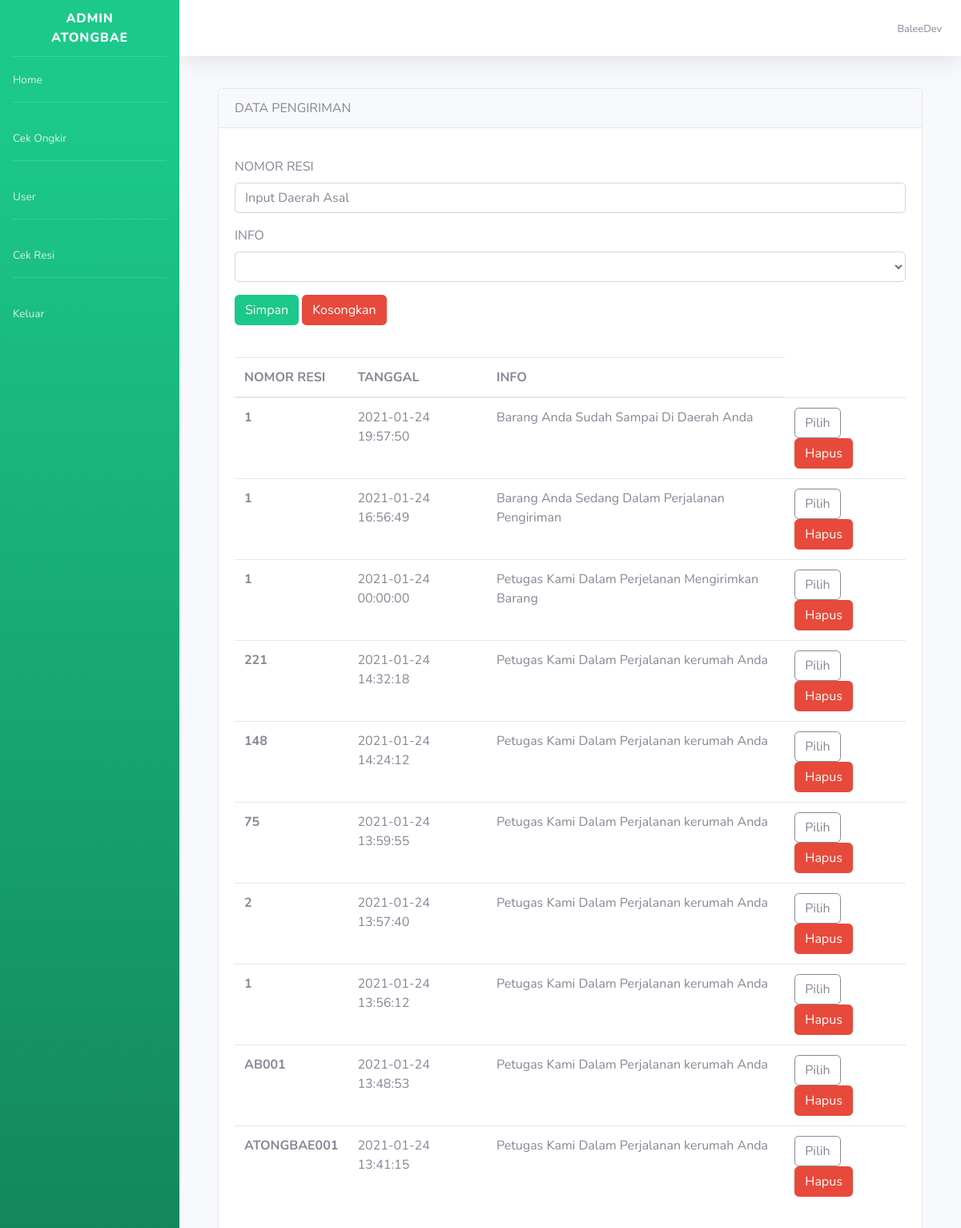
The app's page /cek_resi_beckend.php with its own data.
### tables this page shows
CREATE TABLE `tbl_lacak` (
  `Id_lacak` int(11) NOT NULL,
  `No_Resi` varchar(1000) NOT NULL,
  `Tanggal` datetime NOT NULL,
  `Info` varchar(255) NOT NULL
);

### cek_resi_beckend.php (the view, shortened to what this page needs)
<?php
include 'db.php';
$sql = 'SELECT * FROM tbl_lacak ORDER BY Id_lacak DESC';
$vLacak = mysqli_query($conn, $sql);
?>
<!DOCTYPE html>
<html lang="en">
<head>
    <link href="vendor/fontawesome-free/css/all.min.css" rel="stylesheet" type="text/css">
    <link href="./assets/css/admin.css" rel="stylesheet">
</head>
<body id="page-top">
    <div id="wrapper">
        <ul class="navbar-nav bg-gradient-success sidebar sidebar-dark accordion" id="accordionSidebar">
            <a class="sidebar-brand d-flex align-items-center justify-content-center" href="home.php">
                <div class="sidebar-brand-text mx-3">Admin AtongBae</sup></div>
            </a>
            <hr class="sidebar-divider my-0">
            <li class="nav-item">
                <a class="nav-link" href="admin.php">
                    <span>Home</span></a>
            </li>
            <hr class="sidebar-divider">
            <li class="nav-item">
                <a class="nav-link" href="cek_ongkir_backend.php">
                    <span>Cek Ongkir</span></a>
            </li>
            <hr class="sidebar-divider">
            <li class="nav-item">
                <a class="nav-link" href="user_backend.php">
                    <span>User</span></a>
            </li>
            <hr class="sidebar-divider">
            <li class="nav-item">
                <a class="nav-link" href="cek_resi_beckend.php">
                    <span>Cek Resi</span></a>
            </li>
            <hr class="sidebar-divider">
            <li class="nav-item">
                <a class="nav-link" href="logout.php">
                    <span>Keluar</span></a>
            </li>
        </ul>
        <div id="content-wrapper" class="d-flex flex-column">
            <div id="content">
                <nav class="navbar navbar-expand navbar-light bg-white topbar mb-4 static-top shadow">
                    <ul class="navbar-nav ml-auto">
                        <li class="nav-item dropdown no-arrow">
                            <span class="mr-2 d-none d-lg-inline text-gray-600 small">BaleeDev</span>
                        </li>
                    </ul>
                </nav>
                <div class="container-fluid">
                    <div class="d-sm-flex align-items-center justify-content-between mb-4">
                        <div class="container mt-3">
                            <div class="card">
                                <div class="card-header mb-3">
                                    DATA PENGIRIMAN
                                </div>
                                <div class="card-body">
                                    <form method="post" action="" enctype="multipart/form-data">
                                        <div class="form-group ">
                                            <label>NOMOR RESI</label>
                                            <input type="text" name="No_Resi" value="<?= @$vNR ?>" class="form-control" placeholder="Input Daerah Asal" required>
                                        </div>
                                        <div class="form-group">
                                            <label>INFO</label>
                                            <select class="form-control" name="Info">
                                                <option value="<?= @$vInfo ?>"><?= @$vInfo ?></option>
                                                <option value="Petugas Kami Dalam Perjalanan kerumah Anda">Petugas Kami Dalam Perjalanan kerumah Anda</option>
                                            </select>
                                        </div>
                                        <button type="submit" class="btn btn-success" name="bsimpan">Simpan</button>
                                        <button type="reset" class="btn btn-danger" name="breset">Kosongkan</button>
                                    </form>
                                </div>
                                <div class="card-body">
                                    <table class="table table-hover ">
                                        <thead>
                                            <tr>
                                                <th scope="col">NOMOR RESI</th>
                                                <th scope="col">TANGGAL</th>
                                                <th scope="col">INFO </th>
                                            </tr>
                                        </thead>
                                        <tbody>
                                            <?php
                                            while ($data = mysqli_fetch_object($vLacak)) {
                                            ?>
                                                <tr>
                                                    <th><?= $data->No_Resi ?></th>
                                                    <td><?= $data->Tanggal ?></td>
                                                    <td><?= $data->Info ?></td>
                                                    <td>
                                                        <a href="cek_resi_beckend.php?hal=edit&id=<?= $data->Id_lacak ?>" class="btn btn-outline-secondary">Pilih</a>
                                                        <a href="cek_resi_beckend.php?hal=hapus&id=<?= $data->Id_lacak ?>" onclick="return confirm('Apakah yakin ingin menghapus data ini??')" class="btn btn-danger">Hapus</a>
                                                    </td>
                                                </tr>
                                            <?php } ?>
                                        </tbody>
                                    </table>
                                </div>
                            </div>
                        </div>
                    </div>
                </div>
            </div>
</body>
</html>

### records on screen
tbl_lacak: No_Resi "1", Tanggal "2021-01-24 19:57:50", Info "Barang Anda Sudah Sampai Di Daerah Anda"
tbl_lacak: No_Resi "1", Tanggal "2021-01-24 16:56:49", Info "Barang Anda Sedang Dalam Perjalanan Pengiriman"
tbl_lacak: No_Resi "1", Tanggal "2021-01-24 00:00:00", Info "Petugas Kami Dalam Perjelanan Mengirimkan Barang"
tbl_lacak: No_Resi "221", Tanggal "2021-01-24 14:32:18", Info "Petugas Kami Dalam Perjalanan kerumah Anda"
tbl_lacak: No_Resi "148", Tanggal "2021-01-24 14:24:12", Info "Petugas Kami Dalam Perjalanan kerumah Anda"
tbl_lacak: No_Resi "75", Tanggal "2021-01-24 13:59:55", Info "Petugas Kami Dalam Perjalanan kerumah Anda"
tbl_lacak: No_Resi "2", Tanggal "2021-01-24 13:57:40", Info "Petugas Kami Dalam Perjalanan kerumah Anda"
tbl_lacak: No_Resi "1", Tanggal "2021-01-24 13:56:12", Info "Petugas Kami Dalam Perjalanan kerumah Anda"
tbl_lacak: No_Resi "AB001", Tanggal "2021-01-24 13:48:53", Info "Petugas Kami Dalam Perjalanan kerumah Anda"
tbl_lacak: No_Resi "ATONGBAE001", Tanggal "2021-01-24 13:41:15", Info "Petugas Kami Dalam Perjalanan kerumah Anda"
